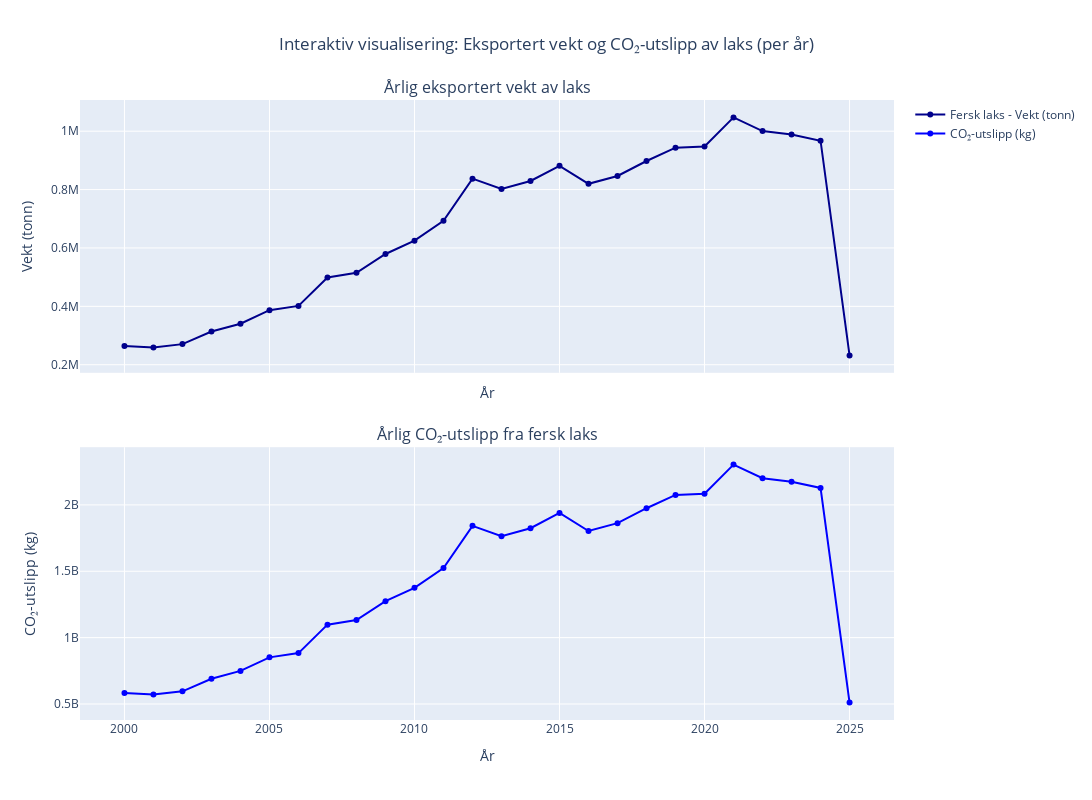

Notebook code for this chart:
### Code cell
import requests
import pandas as pd
import plotly.graph_objects as go
from plotly.subplots import make_subplots
from itertools import product

# Hente og prosessere data
api_url = "https://data.ssb.no/api/v0/no/table/03024/"
query = {"query": [], "response": {"format": "json-stat2"}}
response = requests.post(api_url, json=query)
data = response.json()

dim_names = list(data["dimension"].keys())
dim_values = [list(data["dimension"][dim]["category"]["label"].values()) for dim in dim_names]
combinations = list(product(*dim_values))
df = pd.DataFrame(combinations, columns=dim_names)
df["Value"] = data["value"]

df_pivot = df.pivot_table(index="Tid", columns=["VareGrupper2", "ContentsCode"],
                           values="Value", aggfunc="sum").reset_index()
df_pivot.columns = ["Tid", "Fersk laks - Kilospris", "Fersk laks - Vekt (tonn)",
                    "Frosset laks - Kilospris", "Frosset laks - Vekt (tonn)"]

df_pivot["År"] = df_pivot["Tid"].str[:4].astype(int)
df_pivot["Uke"] = df_pivot["Tid"].str[5:].astype(int)
df_pivot["CO2-utslipp (kg)"] = df_pivot["Fersk laks - Vekt (tonn)"] * 1.1 * 2000

# Gruppering per år
vekt_per_year = df_pivot.groupby("År")[["Fersk laks - Vekt (tonn)", "Frosset laks - Vekt (tonn)"]].sum().reset_index()
co2_per_year = df_pivot.groupby("År")["CO2-utslipp (kg)"].sum().reset_index()

# Lage figur
fig = make_subplots(
    rows=2, cols=1,
    shared_xaxes=True,
    subplot_titles=("Årlig eksportert vekt av laks", "Årlig CO₂-utslipp fra fersk laks"),
    vertical_spacing=0.12
)

# Vekt-graf
fig.add_trace(go.Scatter(
    x=vekt_per_year["År"],
    y=vekt_per_year["Fersk laks - Vekt (tonn)"],
    mode="lines+markers",
    name="Fersk laks - Vekt (tonn)",
    line=dict(color="darkblue")
), row=1, col=1)



# CO2-graf
fig.add_trace(go.Scatter(
    x=co2_per_year["År"],
    y=co2_per_year["CO2-utslipp (kg)"],
    mode="lines+markers",
    name="CO₂-utslipp (kg)",
    line=dict(color="blue")
), row=2, col=1)

# Layout
fig.update_layout(
    height=800,
    width=1300,
    title="Interaktiv visualisering: Eksportert vekt og CO₂-utslipp av laks (per år)",
    title_x=0.5,
    showlegend=True
)

fig.update_xaxes(title_text="År", row=1, col=1)
fig.update_yaxes(title_text="Vekt (tonn)", row=1, col=1)

fig.update_xaxes(title_text="År", row=2, col=1)
fig.update_yaxes(title_text="CO₂-utslipp (kg)", row=2, col=1)

fig.show()

### Figure 1 — Plotly figure (JSON) as saved in the notebook; plotly's stock layout.template omitted (floating-point values rounded to 4 significant figures)
{"data": [{"line": {"color": "darkblue"}, "mode": "lines+markers", "name": "Fersk laks - Vekt (tonn)", "type": "scatter", "x": [2000, 2001, 2002, 2003, 2004, 2005, 2006, 2007, 2008, 2009, 2010, 2011, 2012, 2013, 2014, 2015, 2016, 2017, 2018, 2019, 2020, 2021, 2022, 2023, 2024, 2025], "xaxis": "x", "y": [264500.0, 259500.0, 270600.0, 313700.0, 340600.0, 386900.0, 401500.0, 499000.0, 514800.0, 579300.0, 625100.0, 693100.0, 837500.0, 802200.0, 829400.0, 881500.0, 819700.0, 846600.0, 897800.0, 943400.0, 947700.0, 1047000.0, 1000000.0, 988700.0, 967300.0, 232000.0], "yaxis": "y"}, {"line": {"color": "blue"}, "mode": "lines+markers", "name": "CO₂-utslipp (kg)", "type": "scatter", "x": [2000, 2001, 2002, 2003, 2004, 2005, 2006, 2007, 2008, 2009, 2010, 2011, 2012, 2013, 2014, 2015, 2016, 2017, 2018, 2019, 2020, 2021, 2022, 2023, 2024, 2025], "xaxis": "x2", "y": [581800000.0, 570800000.0, 595400000.0, 690200000.0, 749400000.0, 851300000.0, 883400000.0, 1098000000.0, 1133000000.0, 1275000000.0, 1375000000.0, 1525000000.0, 1843000000.0, 1765000000.0, 1825000000.0, 1939000000.0, 1803000000.0, 1862000000.0, 1975000000.0, 2076000000.0, 2085000000.0, 2304000000.0, 2201000000.0, 2175000000.0, 2128000000.0, 510300000.0], "yaxis": "y2"}], "layout": {"annotations": [{"font": {"size": 16}, "showarrow": false, "text": "Årlig eksportert vekt av laks", "x": 0.5, "xanchor": "center", "xref": "paper", "y": 1, "yanchor": "bottom", "yref": "paper"}, {"font": {"size": 16}, "showarrow": false, "text": "Årlig CO₂-utslipp fra fersk laks", "x": 0.5, "xanchor": "center", "xref": "paper", "y": 0.44, "yanchor": "bottom", "yref": "paper"}], "height": 800, "showlegend": true, "title": {"text": "Interaktiv visualisering: Eksportert vekt og CO₂-utslipp av laks (per år)", "x": 0.5}, "width": 1300, "xaxis": {"anchor": "y", "domain": [0, 1], "matches": "x2", "showticklabels": false, "title": {"text": "År"}}, "xaxis2": {"anchor": "y2", "domain": [0, 1], "title": {"text": "År"}}, "yaxis": {"anchor": "x", "domain": [0.56, 1], "title": {"text": "Vekt (tonn)"}}, "yaxis2": {"anchor": "x2", "domain": [0, 0.44], "title": {"text": "CO₂-utslipp (kg)"}}}}
